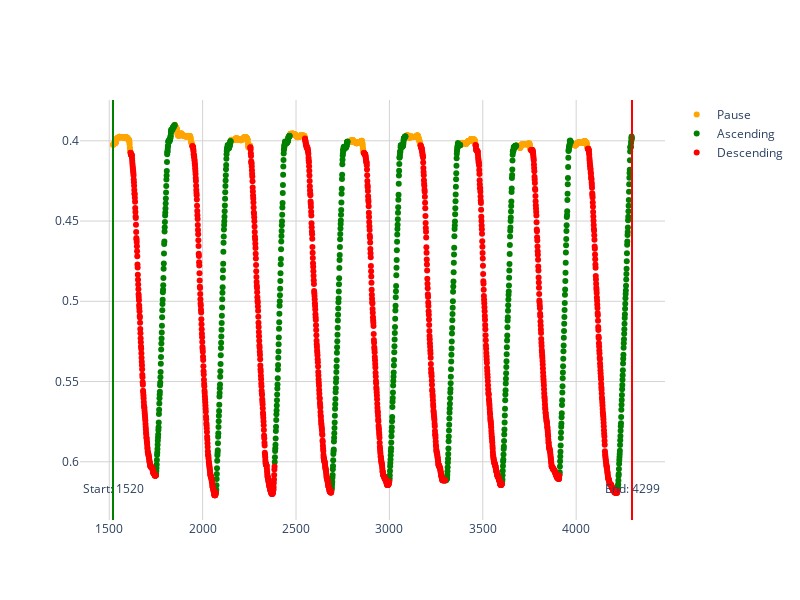

The notebook cell this image was saved under:
### Code cell
# Interactive Plot with lables
import pandas as pd
import matplotlib.pyplot as plt
import seaborn as sns
import numpy as np
import plotly.express as px
import plotly.graph_objects as go

# uncomment to use a different video than the one used above
# video_path = "tracking_data/Tracking_video10.csv"

# Usage
csv_file_path = (
    "labled_data/Tracking_video26_labled.csv"
)
ignore_start = 0  # Number of frames to ignore at the start
ignore_end = 0  # Number of frames to ignore at the end


def plot_movement_data(csv_file_path, ignore_start=0, ignore_end=0):
    # Read the data from the CSV file
    data = pd.read_csv(csv_file_path, delimiter=",")

    # Ignore specified amount of frames at the beginning and/or end
    data = data[ignore_start : -ignore_end or None]

    # Calculate the average hip height
    data["Average_Hip_Height"] = (data["Left hip_y"] + data["Right hip_y"]) / 2

    # Define custom color mapping for movement types
    custom_color_mapping = {
        "Pause": "orange",
        "Ascending": "green",
        "Descending": "red",
        "Transition": "yellow",
        "Unknown": "grey",
    }

    # Create a scatter plot
    fig = go.Figure()

    for label, color in custom_color_mapping.items():
        mask = data["Label"] == label
        fig.add_trace(
            go.Scatter(
                x=data.loc[mask, "Timestamp"],
                y=data.loc[mask, "Average_Hip_Height"],
                mode="markers",
                name=label,
                marker_color=color,
                hovertemplate="x: %{x}",
            )
        )

    # Get the x values of the first and last data points
    first_x = data["Timestamp"].iloc[0]
    last_x = data["Timestamp"].iloc[-1]

    # Add vertical lines at the first and last data points
    fig.add_shape(
        type="line",
        x0=first_x,
        y0=0,
        x1=first_x,
        y1=1,
        yref="paper",
        line=dict(color="Green", width=2),
    )
    fig.add_shape(
        type="line",
        x0=last_x,
        y0=0,
        x1=last_x,
        y1=1,
        yref="paper",
        line=dict(color="Red", width=2),
    )

    # Add annotations for the first and last data points
    fig.add_annotation(
        x=first_x, y=0.05, text=f"Start: {first_x}", showarrow=False, yref="paper"
    )
    fig.add_annotation(
        x=last_x, y=0.05, text=f"End: {last_x}", showarrow=False, yref="paper"
    )

    # Increase the number of grid lines
    fig.update_xaxes(showgrid=True, gridwidth=1, gridcolor="LightGrey")
    fig.update_yaxes(showgrid=True, gridwidth=1, gridcolor="LightGrey", autorange="reversed")

    # Remove the light blue background
    fig.update_layout(
        width=800,  # Width of the figure in pixels
        height=600,  # Height of the figure in pixels
        hovermode="x", # Hovermode for the cursor
        plot_bgcolor="rgba(0,0,0,0)",
        paper_bgcolor="rgba(0,0,0,0)",
    )

    fig.show()


plot_movement_data(csv_file_path, ignore_start, ignore_end)

### Figure 1 — Plotly figure (JSON) as saved in the notebook; plotly's stock layout.template omitted (floating-point values rounded to 4 significant figures; data arrays with more than 128 entries replaced by an {"elided": "..."} marker saying what was removed)
{"data": [{"hovertemplate": "x: %{x}", "marker": {"color": "orange"}, "mode": "markers", "name": "Pause", "type": "scatter", "x": {"elided": "791 int values"}, "y": {"elided": "791 float values"}}, {"hovertemplate": "x: %{x}", "marker": {"color": "green"}, "mode": "markers", "name": "Ascending", "type": "scatter", "x": {"elided": "732 int values"}, "y": {"elided": "732 float values"}}, {"hovertemplate": "x: %{x}", "marker": {"color": "red"}, "mode": "markers", "name": "Descending", "type": "scatter", "x": {"elided": "1257 int values"}, "y": {"elided": "1257 float values"}}, {"hovertemplate": "x: %{x}", "marker": {"color": "yellow"}, "mode": "markers", "name": "Transition", "type": "scatter", "x": [], "y": []}, {"hovertemplate": "x: %{x}", "marker": {"color": "grey"}, "mode": "markers", "name": "Unknown", "type": "scatter", "x": [], "y": []}], "layout": {"annotations": [{"showarrow": false, "text": "Start: 1520", "x": 1520, "y": 0.05, "yref": "paper"}, {"showarrow": false, "text": "End: 4299", "x": 4299, "y": 0.05, "yref": "paper"}], "height": 600, "hovermode": "x", "paper_bgcolor": "rgba(0,0,0,0)", "plot_bgcolor": "rgba(0,0,0,0)", "shapes": [{"line": {"color": "Green", "width": 2}, "type": "line", "x0": 1520, "x1": 1520, "y0": 0, "y1": 1, "yref": "paper"}, {"line": {"color": "Red", "width": 2}, "type": "line", "x0": 4299, "x1": 4299, "y0": 0, "y1": 1, "yref": "paper"}], "width": 800, "xaxis": {"gridcolor": "LightGrey", "gridwidth": 1, "showgrid": true}, "yaxis": {"autorange": "reversed", "gridcolor": "LightGrey", "gridwidth": 1, "showgrid": true}}}
